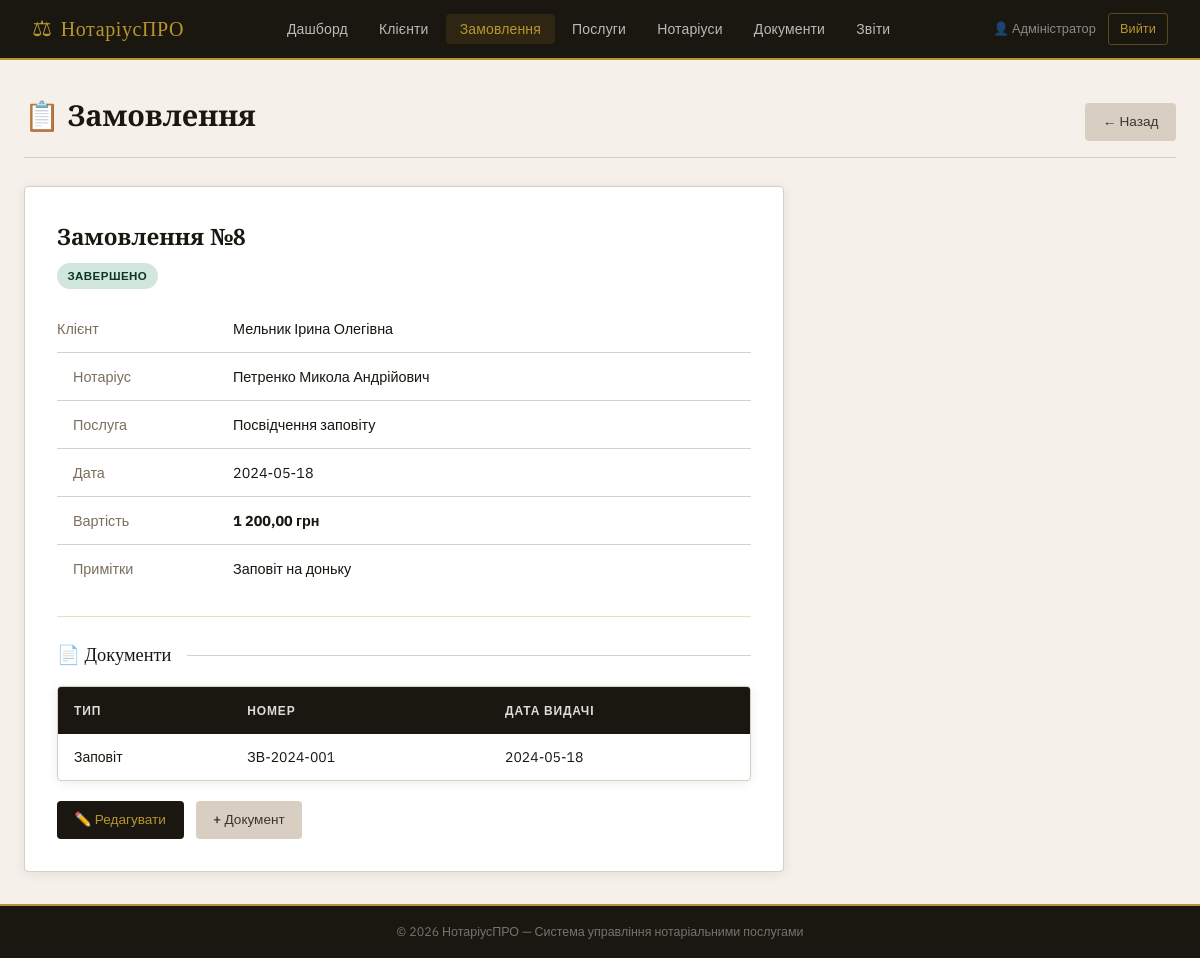
/pages/orders.php?action=view&id=8 (signed in), run on the app's committed database.
### tables this page shows
CREATE TABLE orders (
    id           INT AUTO_INCREMENT PRIMARY KEY,
    client_id    INT NOT NULL,
    notary_id    INT NOT NULL,
    service_id   INT NOT NULL,
    order_date   DATE NOT NULL,
    status       ENUM('pending','in_progress','completed','cancelled') DEFAULT 'pending',
    total_price  DECIMAL(10,2) NOT NULL,
    notes        TEXT,
    created_at   DATETIME DEFAULT CURRENT_TIMESTAMP,
    FOREIGN KEY (client_id)  REFERENCES clients(id)  ON DELETE RESTRICT,
    FOREIGN KEY (notary_id)  REFERENCES notaries(id) ON DELETE RESTRICT,
    FOREIGN KEY (service_id) REFERENCES services(id) ON DELETE RESTRICT
);

CREATE TABLE clients (
    id            INT AUTO_INCREMENT PRIMARY KEY,
    full_name     VARCHAR(150) NOT NULL,
    passport_no   VARCHAR(20)  NOT NULL UNIQUE,
    tax_id        VARCHAR(20),
    phone         VARCHAR(20),
    email         VARCHAR(100),
    address       TEXT,
    created_at    DATETIME DEFAULT CURRENT_TIMESTAMP
);

CREATE TABLE notaries (
    id          INT AUTO_INCREMENT PRIMARY KEY,
    full_name   VARCHAR(150) NOT NULL,
    license_no  VARCHAR(50)  NOT NULL UNIQUE,
    phone       VARCHAR(20),
    email       VARCHAR(100),
    address     TEXT,
    created_at  DATETIME DEFAULT CURRENT_TIMESTAMP
);

CREATE TABLE services (
    id          INT AUTO_INCREMENT PRIMARY KEY,
    category_id INT NOT NULL,
    name        VARCHAR(200) NOT NULL,
    description TEXT,
    base_price  DECIMAL(10,2) NOT NULL DEFAULT 0.00,
    FOREIGN KEY (category_id) REFERENCES service_categories(id) ON DELETE CASCADE
);

CREATE TABLE documents (
    id          INT AUTO_INCREMENT PRIMARY KEY,
    order_id    INT NOT NULL,
    doc_type    VARCHAR(100) NOT NULL,
    doc_number  VARCHAR(100),
    issue_date  DATE,
    notes       TEXT,
    created_at  DATETIME DEFAULT CURRENT_TIMESTAMP,
    FOREIGN KEY (order_id) REFERENCES orders(id) ON DELETE CASCADE
);

### includes/config.php (called while the page is built, shortened)
<?php
function e(string $s): string {
    return htmlspecialchars($s, ENT_QUOTES, 'UTF-8');
}

### pages/orders.php (the view, shortened to what this page needs)
<?php
require_once __DIR__ . '/../includes/config.php';
$db = getDB();
$action = $_GET['action'] ?? 'list';
$id     = (int)($_GET['id'] ?? 0);
$clients  = $db->query("SELECT id,full_name FROM clients ORDER BY full_name")->fetchAll();
$notaries = $db->query("SELECT id,full_name FROM notaries ORDER BY full_name")->fetchAll();
$services = $db->query("
    SELECT s.id, CONCAT(sc.name,' → ',s.name) AS label, s.base_price
    FROM services s JOIN service_categories sc ON sc.id=s.category_id
    ORDER BY sc.name, s.name")->fetchAll();
$row = [];
if (in_array($action,['edit','view']) && $id) {
    $stmt = $db->prepare("SELECT * FROM orders WHERE id=?");
    $stmt->execute([$id]);
    $row = $stmt->fetch() ?: [];
}
$statusLabels = ['pending'=>'Очікує','in_progress'=>'В роботі','completed'=>'Завершено','cancelled'=>'Скасовано'];
include __DIR__ . '/../includes/header.php';
?>
<div class="page-header">
  <h1>📋 Замовлення</h1>
  <?php if ($action==='list'): ?>
  <a href="?action=add" class="btn btn-gold">+ Нове замовлення</a>
  <?php else: ?>
  <a href="?" class="btn btn-secondary">← Назад</a>
  <?php endif; ?>
</div>
<?php if (in_array($action,['add','edit'])): ?>
<div class="form-card" style="max-width:760px;">
  <h2 style="font-family:var(--font-display);margin-bottom:1.25rem;font-size:1.2rem;">
    <?= $id ? 'Редагувати замовлення №'.$id : 'Нове замовлення' ?>
  </h2>
  <form method="post">
    <div class="form-grid">
      <div class="form-group">
        <label>Клієнт *</label>
        <select name="client_id" required>
          <option value="">— оберіть —</option>
          <?php foreach ($clients as $c): ?>
          <option value="<?= $c['id'] ?>" <?= ($row['client_id']??'')==$c['id']?'selected':'' ?>><?= e($c['full_name']) ?></option>
          <?php endforeach; ?>
        </select>
      </div>
      <div class="form-group">
        <label>Нотаріус *</label>
        <select name="notary_id" required>
          <option value="">— оберіть —</option>
          <?php foreach ($notaries as $n): ?>
          <option value="<?= $n['id'] ?>" <?= ($row['notary_id']??'')==$n['id']?'selected':'' ?>><?= e($n['full_name']) ?></option>
          <?php endforeach; ?>
        </select>
      </div>
      <div class="form-group full">
        <label>Послуга *</label>
        <select name="service_id" id="serviceSelect" required>
          <option value="">— оберіть послугу —</option>
          <?php foreach ($services as $s): ?>
          <option value="<?= $s['id'] ?>" data-price="<?= $s['base_price'] ?>"
            <?= ($row['service_id']??'')==$s['id']?'selected':'' ?>><?= e($s['label']) ?></option>
          <?php endforeach; ?>
        </select>
      </div>
      <div class="form-group">
        <label>Вартість (грн) *</label>
        <input type="number" name="total_price" id="totalPrice" step="0.01" min="0"
               value="<?= $row['total_price'] ?? '' ?>" required>
      </div>
      <div class="form-group">
        <label>Дата замовлення *</label>
        <input type="date" name="order_date" value="<?= e($row['order_date'] ?? date('Y-m-d')) ?>" required>
      </div>
      <div class="form-group">
        <label>Статус</label>
        <select name="status">
          <?php foreach ($statusLabels as $v => $l): ?>
          <option value="<?= $v ?>" <?= ($row['status']??'pending')===$v?'selected':'' ?>><?= $l ?></option>
          <?php endforeach; ?>
        </select>
      </div>
      <div class="form-group full">
        <label>Примітки</label>
        <textarea name="notes"><?= e($row['notes'] ?? '') ?></textarea>
      </div>
    </div>
    <div class="form-actions">
      <button class="btn btn-primary" type="submit">💾 Зберегти</button>
      <a href="?" class="btn btn-secondary">Скасувати</a>
    </div>
  </form>
</div>
<script>
document.getElementById('serviceSelect').addEventListener('change', function(){
  const price = this.selectedOptions[0]?.dataset.price;
  if (price) document.getElementById('totalPrice').value = price;
});
</script>
<?php elseif ($action==='view' && $row): ?>
<?php
$full = $db->prepare("
    SELECT o.*, c.full_name AS client, n.full_name AS notary, s.name AS service
    FROM orders o JOIN clients c ON c.id=o.client_id
    JOIN notaries n ON n.id=o.notary_id JOIN services s ON s.id=o.service_id
    WHERE o.id=?");
$full->execute([$id]);
$o = $full->fetch();
?>
<div class="form-card" style="max-width:760px;">
  <h2 style="font-family:var(--font-display);margin-bottom:.5rem;">Замовлення №<?= $id ?></h2>
  <span class="badge badge-<?= e($o['status']) ?>" style="margin-bottom:1rem;display:inline-block;"><?= $statusLabels[$o['status']] ?></span>
  <table style="width:100%;font-size:.9rem;">
    <tr><td style="color:var(--muted);width:160px;padding:.4rem 0;">Клієнт</td><td><?= e($o['client']) ?></td></tr>
    <tr><td style="color:var(--muted);">Нотаріус</td><td><?= e($o['notary']) ?></td></tr>
    <tr><td style="color:var(--muted);">Послуга</td><td><?= e($o['service']) ?></td></tr>
    <tr><td style="color:var(--muted);">Дата</td><td><?= e($o['order_date']) ?></td></tr>
    <tr><td style="color:var(--muted);">Вартість</td><td><strong><?= number_format($o['total_price'],2,',','&nbsp;') ?> грн</strong></td></tr>
    <?php if ($o['notes']): ?><tr><td style="color:var(--muted);">Примітки</td><td><?= e($o['notes']) ?></td></tr><?php endif; ?>
  </table>
  <?php
  $docs = $db->prepare("SELECT * FROM documents WHERE order_id=?");
  $docs->execute([$id]); $docList = $docs->fetchAll();
  ?>
  <?php if ($docList): ?>
  <hr class="gold-divider">
  <div class="section-title">📄 Документи</div>
  <div class="table-wrap"><table>
    <thead><tr><th>Тип</th><th>Номер</th><th>Дата видачі</th></tr></thead>
    <tbody>
    <?php foreach ($docList as $d): ?>
    <tr><td><?= e($d['doc_type']) ?></td><td><?= e($d['doc_number']??'—') ?></td><td><?= e($d['issue_date']??'—') ?></td></tr>
    <?php endforeach; ?>
    </tbody>
  </table></div>
  <?php endif; ?>
  <div class="form-actions" style="margin-top:1.25rem;">
    <a href="?action=edit&id=<?= $id ?>" class="btn btn-primary">✏️ Редагувати</a>
    <a href="documents.php?order_id=<?= $id ?>&action=add" class="btn btn-secondary">+ Документ</a>
  </div>
</div>
<?php endif; ?>
<?php include __DIR__ . '/../includes/footer.php'; ?>

### assets/css/style.css (style rules this page uses)
:root { --cream: #f5f1ea; --parchment:#ede6d8; --gold: #b8962e; --gold-lt: #d4af51; --ink: #1a1610; --ink-soft: #3d3528; --muted: #7a6e5e; --line: #d8cfc2; --white: #ffffff; --red: #b03a2e; --green: #2e7d4f; --blue: #1a4a6e; --orange: #c0622a; --font-display: 'Playfair Display', Georgia, serif; --font-body: 'IBM Plex Sans', sans-serif; --radius: 4px; --shadow: 0 2px 12px rgba(26,22,16,.08); --shadow-lg: 0 8px 32px rgba(26,22,16,.13); }
*, *::before, *::after { box-sizing: border-box; margin: 0; padding: 0; }
body { font-family: var(--font-body); background: var(--cream); color: var(--ink); font-size: 15px; line-height: 1.6; min-height: 100vh; display: flex; flex-direction: column; }
.page-header { display: flex; align-items: baseline; justify-content: space-between; margin-bottom: 1.75rem; padding-bottom: 1rem; border-bottom: 1px solid var(--line); }
.page-header h1 { font-family: var(--font-display); font-size: 1.8rem; color: var(--ink); font-weight: 700; }
.table-wrap { background: var(--white); border: 1px solid var(--line); border-radius: var(--radius); box-shadow: var(--shadow); overflow: auto; }
table { width: 100%; border-collapse: collapse; font-size: .875rem; }
thead th { background: var(--ink); color: rgba(255,255,255,.85); font-weight: 600; font-size: .75rem; text-transform: uppercase; letter-spacing: .07em; padding: .85rem 1rem; text-align: left; white-space: nowrap; }
tbody tr { border-bottom: 1px solid var(--line); }
tbody tr:last-child { border-bottom: none; }
tbody td { padding: .75rem 1rem; vertical-align: middle; }
tbody td:first-child { font-weight: 500; }
.badge { display: inline-block; padding: .22rem .65rem; border-radius: 20px; font-size: .72rem; font-weight: 600; letter-spacing: .04em; text-transform: uppercase; }
.badge-completed { background: #d1e7dd; color: #0a3622; }
.btn { display: inline-flex; align-items: center; gap: .4rem; padding: .5rem 1.1rem; border: none; border-radius: var(--radius); cursor: pointer; font-family: var(--font-body); font-size: .85rem; font-weight: 500; text-decoration: none; transition: opacity .15s, transform .1s; white-space: nowrap; }
.btn-primary { background: var(--ink); color: var(--gold); }
.btn-secondary { background: var(--line); color: var(--ink-soft); }
.form-card { background: var(--white); border: 1px solid var(--line); border-radius: var(--radius); box-shadow: var(--shadow); padding: 2rem; max-width: 680px; }
.form-actions { margin-top: 1.5rem; display: flex; gap: .75rem; flex-wrap: wrap; }
.section-title { font-family: var(--font-display); font-size: 1.15rem; color: var(--ink); margin-bottom: 1rem; display: flex; align-items: center; gap: .5rem; }
.section-title::after { content: ''; flex: 1; height: 1px; background: var(--line); margin-left: .5rem; }
.gold-divider { border: none; border-top: 1px solid var(--gold-lt); margin: 1.5rem 0; opacity: .4; }

### data on the page
orders: status "ЗАВЕРШЕНО", client.full_name "Мельник Ірина Олегівна", notary.full_name "Петренко Микола Андрійович", service.name "Посвідчення заповіту", order_date "2024-05-18", total_price "1 200,00", notes "Заповіт на доньку"
documents: doc_type "Заповіт", doc_number "ЗВ-2024-001", issue_date "2024-05-18"

### other printed values
SITE_NAME "НотаріусПРО"
$u['name'] "Адміністратор"
$id "8"
